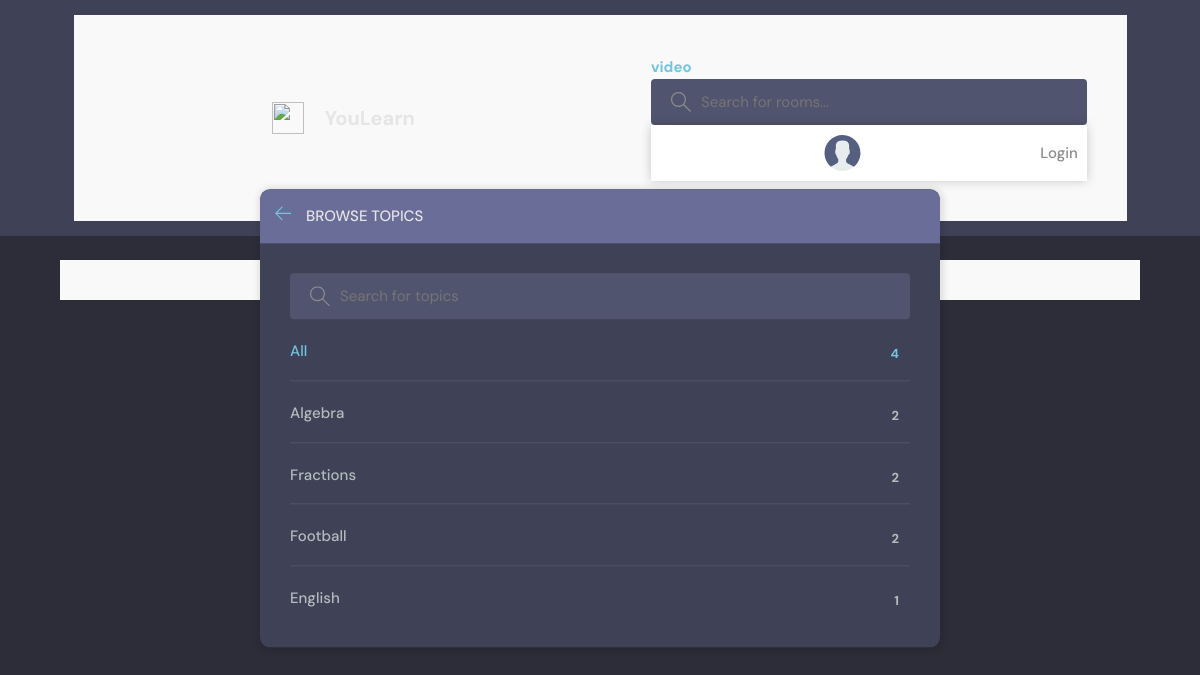
Page /topics/ on the committed database.
### Learn/models.py (models this page shows)
class Topic(models.Model):
    name = models.CharField(max_length=200)

### Learn/views.py (the view)
# urls.py: path('topics/', views.topicsPage, name="topics"),
def topicsPage(request):
    q = request.GET.get('q') if request.GET.get('q') != None else ''
    topics = Topic.objects.filter(name__icontains=q)
    return render (request, 'Learn/topics.html', {'topics': topics})

### Learn/templates/Learn/topics.html (shortened to what this page needs)
{% extends 'main.html' %}
{% block content %}
    <main class="create-room layout">
      <div class="container">
        <div class="layout__box">
          <div class="layout__boxHeader">
            <div class="layout__boxTitle">
              <a href="{% url 'home' %}">
                <svg version="1.1" xmlns="http://www.w3.org/2000/svg" width="32" height="32" viewBox="0 0 32 32">
                  <title>arrow-left</title>
                  <path
                    d="M13.723 2.286l-13.723 13.714 13.719 13.714 1.616-1.611-10.96-10.96h27.625v-2.286h-27.625l10.965-10.965-1.616-1.607z"
                  ></path>
                </svg>
              </a>
              <h3>Browse Topics</h3>
            </div>
          </div>
          <div class="topics-page layout__body">
            <form action="" method="GET" class="header__search">
              <label>
                <input name="q" placeholder="Search for topics" />
              </label>
            </form>
            <ul class="topics__list">
              <li>
                <a href="{% url 'topics' %}" class="active">All <span>{{topics.count}}</span></a>
              </li>
              {% for topic in topics %}
              <li>
                <a href="{% url 'home' %}?q={{topic.name}}">{{ topic.name }}<span>{{topic.room_set.all.count}}</span></a>
              </li>
              {% endfor %}
            </ul>
          </div>
        </div>
      </div>
    </main>
    {% endblock content %}

### templates/main.html (shortened to what this page needs)
<!DOCTYPE html>
{% load static %}
<html lang="en">
  <head>
    <link rel="stylesheet" href="{% static 'styles/style.css' %}" />
  </head>
  <body>
    {% include 'navbar.html' %}
    {% block content %}
    {% endblock %}
  </body>
</html>

### templates/navbar.html (shortened to what this page needs)
{% load static %}
<header class="header header--loggedIn">
    <div class="container">
      <a href="{% url 'home' %}" class="header__logo">
        <img src="{% static 'images/logo.svg' %}" />
        <h1>YouLearn</h1>
        <div class="container">
          <a href="{% url 'video' %}">
        <h1>video</h1>
      </a>
      <form class="header__search" method="GET" action="{% url 'home' %}">
        <label>
          <input name="q" placeholder="Search for rooms..." />
        </label>
      </form>
      <nav class="header__menu">
        {% if request.user.is_authenticated %}
        <div class="header__user">
          <a href="{% url 'update-user' %}">
            <div class="avatar avatar--medium active">
              <img src="{{request.user.avatar.url}}" />
            </div>
            <p>{{request.user.username}}<span>@{{request.user.username}}</span></p>
          </a>
          <button class="dropdown-button">
            <svg version="1.1" xmlns="http://www.w3.org/2000/svg" width="32" height="32" viewBox="0 0 32 32">
              <title>chevron-down</title>
              <path d="M16 21l-13-13h-3l16 16 16-16h-3l-13 13z"></path>
            </svg>
          </button>
        </div>
        {% else %}
          <a href="{% url 'login' %}">
            <img src="{% static 'images/avatar.svg' %}" />
            <p>Login</p>
          </a>
        {% endif %}
      </nav>
    </div>
  </header>

### static/styles/style.css (style rules this page uses)
:root { --color-main: #71c6dd; --color-main-light: #e1f6fb; --color-dark: #3f4156; --color-dark-medium: #51546e; --color-dark-light: #696d97; --color-light: #e5e5e5; --color-gray: #8b8b8b; --color-light-gray: #b2bdbd; --color-bg: #2d2d39; --color-success: #5dd693; --color-error: #fc4b0b; }
* { font-family: "DM Sans", -apple-system, BlinkMacSystemFont, "Segoe UI", Roboto, Oxygen, Ubuntu, Cantarell, "Open Sans", "Helvetica Neue", sans-serif; margin: 0; padding: 0; box-sizing: border-box; text-rendering: optimizeLegibility; font-size: inherit; }
html { font-size: 56.25%; }
@media only screen and (min-width: 1200px) { html { font-size: 62.5%; } }
body { line-height: 1.6; font-weight: 400; font-size: 1.5rem; color: var(--color-light-gray); background-color: var(--color-bg); min-height: 100vh; }
img { width: 100%; }
a { display: inline-block; color: var(--color-main); text-decoration: none; }
.container { max-width: 120rem; width: 90%; margin: auto; }
.header { padding: 1.5rem; background-color: var(--color-dark); }
.header > .container { display: flex; gap: 9.5rem; }
.header__logo, .header__user { display: flex; gap: 2rem; align-items: center; }
.header__logo > img { height: 3.2rem; width: 3.2rem; }
.header__logo > h1 { font-weight: 700; font-size: 2rem; color: var(--color-light); }
.header__search > label { background-color: var(--color-dark-medium); padding: 1.3rem 1rem; display: flex; align-items: center; gap: 1rem; border-radius: 4px; }
.header__search svg { fill: var(--color-gray); width: 2rem; height: 2rem; margin-left: 1rem; }
.header__search input { width: 30rem; background: transparent; border: none; outline: none; color: var(--color-light); }
.header__menu { margin-left: auto; position: relative; }
.header__menu a { display: flex; gap: 1.5rem; align-items: center; font-weight: 500; text-decoration: none; color: var(--color-gray); }
.header__menu img { height: 3.6rem; }
.header__menu p { line-height: 1.2; }
.layout { margin-top: 2.4rem; }
.layout > .container { display: flex; justify-content: space-between; align-items: flex-start; }
.layout__box { width: 90%; max-width: 48rem; min-height: 40rem; position: absolute; top: 50%; left: 50%; transform: translate(-50%, -46%); background-color: var(--color-dark); border-radius: 1rem; box-shadow: 1px 1px 6px 3px rgba(0, 0, 0, 0.1); overflow: hidden; }
.layout__boxHeader { display: flex; padding: 1.5rem; background-color: var(--color-dark-light); }
.layout__boxTitle { display: flex; gap: 1.5rem; align-items: center; }
.layout__boxTitle h3 { text-transform: uppercase; font-weight: 500; color: var(--color-light); }
.layout__boxTitle svg { width: 1.6rem; height: 1.6rem; fill: var(--color-main); }
.layout__body { margin: 3rem; }
.topics__list { list-style: none; }
.topics__list li a { display: flex; justify-content: space-between; margin-bottom: 3rem; font-weight: 500; color: var(--color-light-gray); transition: all 0.3s ease-in-out; }
.topics__list li a.active, .topics__list li a:hover { color: var(--color-main); }
.topics__list li a span { padding: 0.5rem 1rem; background-color: var(--color-dark); border-radius: 3px; font-size: 1.3rem; font-weight: 700; letter-spacing: 1px; }
.topics-page .topics__list li:not(:last-child) a { margin: 2rem 0; padding-bottom: 1rem; text-decoration: none; border-bottom: 1px solid var(--color-dark-medium); }
.topics-page .header__search { display: block; }
.create-room.layout .layout__box { max-width: 68rem; }
nav { padding: 10px 2%; justify-content: space-between; box-shadow: 0 0 10px rgba(0, 0, 0, 0.2); background-color: #fff; position: sticky; top: 0; z-index: 10; }
.container { background: #f9f9f9; padding-left: 17%; padding-right: 2%; padding-top: 20px; padding-bottom: 20px; }

### rows in the picture
Topic: name "Algebra", room_set.all.count "2"
Topic: name "Fractions", room_set.all.count "2"
Topic: name "Football", room_set.all.count "2"
Topic: name "English", room_set.all.count "1"

### other values in the picture
{{ topics.count }} "4"
